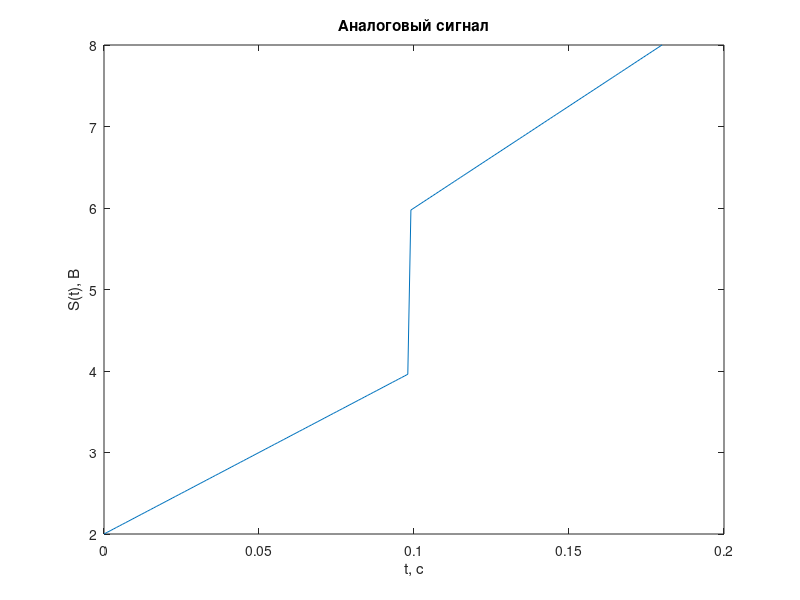
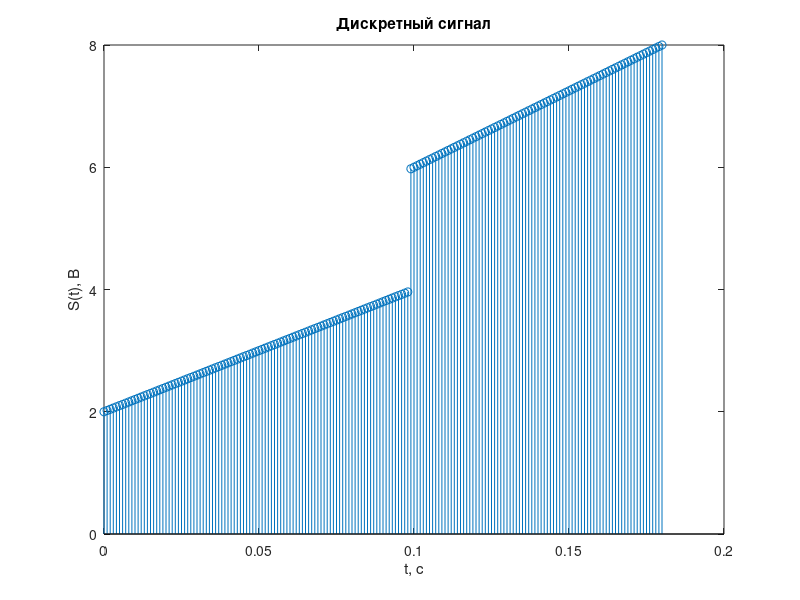
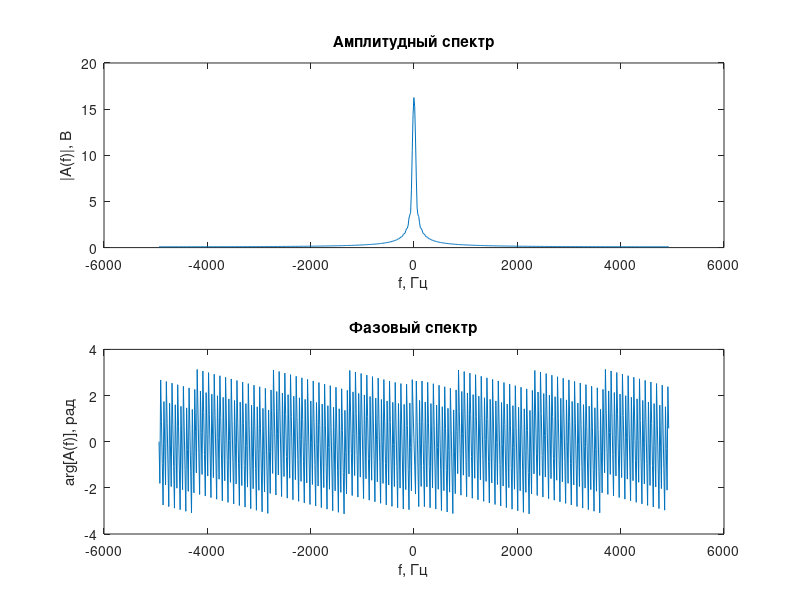
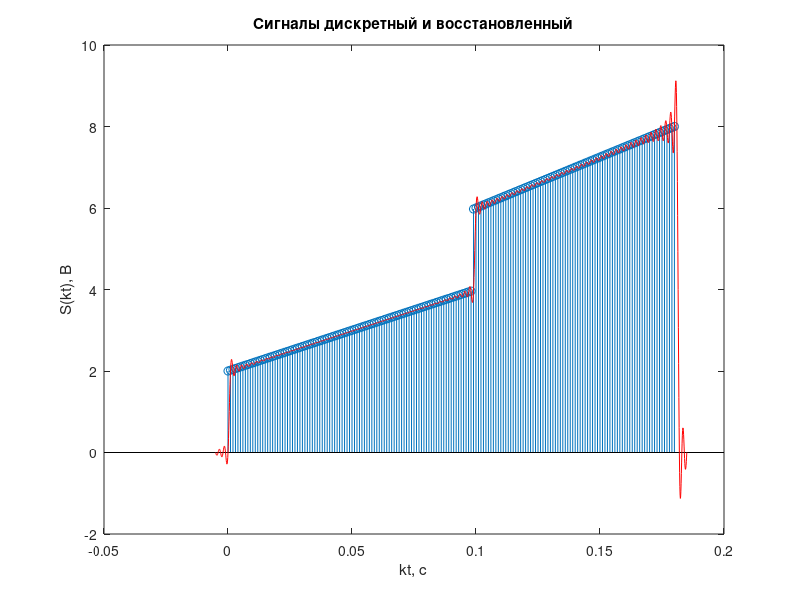

Reproduce these figures in MATLAB, in order.

%Формирование дискретного сигнала
T1 = 0.1;
T2 = 0.18;
U1 = 2; 
U2 = 4; 
U3 = 6;
U4 = 8;
Fd = 1000;
T = 1/Fd;
x = 0:T:T2;
u1 = 20*x(1:T1*Fd-1)+2;
u2 = 25*x(T1*Fd:end)+3.5;
U = [u1 u2];
figure(1);
plot(x,U)
title('Аналоговый сигнал');
xlabel('t, с');
ylabel('S(t), B');
figure(2);
stem(x,U)
title('Дискретный сигнал');
xlabel('t, с');
ylabel('S(t), B');

%Построение графика спектра дискретного сигнала
N = length(x);
k = (0:N-1).';
w = -pi:0.01:pi;
ExpInd = k*w*(-1i);
MExp = exp(ExpInd);
S = x*MExp; %спектр
f = Fd*w/2*pi;
figure(3);
subplot(2,1,1);
plot(f,abs(S))
title('Амплитудный спектр');
xlabel('f, Гц');
ylabel('|A(f)|, B');
subplot(2,1,2);
plot(f,angle(S))
xlabel('f, Гц');
ylabel('arg[A(f)], рад');
title('Фазовый спектр');


%Восстановление аналогового сигнала по теореме Котельникова
t = -5*T:T/10:T2+5*T;
F = zeros(1,length(t));
for k = 1:length(x)
   F = F + U(k).*sinc((t-k*T)/T); %sinc((t-k*T)/T)
end
figure(4);
stem(x,U)
title('Сигналы дискретный и восстановленный');
xlabel('kt, с');
ylabel('S(kt), B');
hold on;
plot(t,F, 'r')




